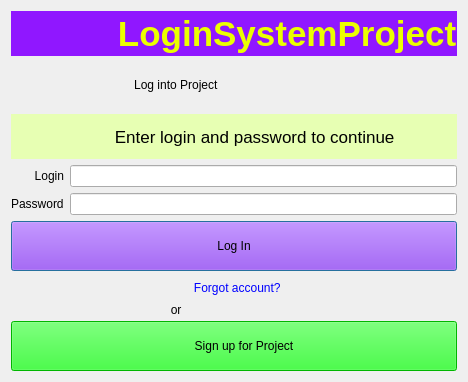
<?xml version="1.0" encoding="UTF-8"?>
<ui version="4.0">
 <class>DialogLoginWindow</class>
 <widget class="QDialog" name="DialogLoginWindow">
  <property name="geometry">
   <rect>
    <x>0</x>
    <y>0</y>
    <width>408</width>
    <height>382</height>
   </rect>
  </property>
  <property name="windowTitle">
   <string>Dialog</string>
  </property>
  <layout class="QVBoxLayout" name="verticalLayout_4">
   <item>
    <widget class="QLabel" name="label_10">
     <property name="font">
      <font>
       <pointsize>26</pointsize>
       <weight>75</weight>
       <bold>true</bold>
      </font>
     </property>
     <property name="styleSheet">
      <string notr="true">background-color: rgb(144, 23, 255);
color: rgb(235, 255, 0);</string>
     </property>
     <property name="text">
      <string>           LoginSystemProject</string>
     </property>
    </widget>
   </item>
   <item>
    <widget class="QLabel" name="label_6">
     <property name="text">
      <string>                                     Log into Project</string>
     </property>
    </widget>
   </item>
   <item>
    <widget class="QLabel" name="info_lb">
     <property name="font">
      <font>
       <pointsize>13</pointsize>
      </font>
     </property>
     <property name="styleSheet">
      <string notr="true">background-color: rgb(190, 255, 0);
background-color: rgb(231, 255, 179);</string>
     </property>
     <property name="text">
      <string>                      Enter login and password to continue</string>
     </property>
    </widget>
   </item>
   <item>
    <layout class="QVBoxLayout" name="verticalLayout_3">
     <item>
      <layout class="QHBoxLayout" name="horizontalLayout_5">
       <item>
        <widget class="QLabel" name="label_8">
         <property name="text">
          <string>       Login</string>
         </property>
         <property name="alignment">
          <set>Qt::AlignRight|Qt::AlignTrailing|Qt::AlignVCenter</set>
         </property>
        </widget>
       </item>
       <item>
        <widget class="QLineEdit" name="login_le_3"/>
       </item>
      </layout>
     </item>
     <item>
      <layout class="QHBoxLayout" name="horizontalLayout_6">
       <item>
        <widget class="QLabel" name="label_9">
         <property name="text">
          <string>Password</string>
         </property>
        </widget>
       </item>
       <item>
        <widget class="QLineEdit" name="pass_le_3"/>
       </item>
      </layout>
     </item>
    </layout>
   </item>
   <item>
    <widget class="QPushButton" name="logIn_btn">
     <property name="minimumSize">
      <size>
       <width>0</width>
       <height>50</height>
      </size>
     </property>
     <property name="styleSheet">
      <string notr="true">background-color: rgb(144, 23, 255);
</string>
     </property>
     <property name="text">
      <string>Log In</string>
     </property>
    </widget>
   </item>
   <item>
    <widget class="QPushButton" name="forgot_btn">
     <property name="styleSheet">
      <string notr="true">color: rgb(0, 0, 255);</string>
     </property>
     <property name="text">
      <string>  Forgot account?</string>
     </property>
     <property name="flat">
      <bool>true</bool>
     </property>
    </widget>
   </item>
   <item>
    <widget class="QLabel" name="label_5">
     <property name="maximumSize">
      <size>
       <width>16777215</width>
       <height>10</height>
      </size>
     </property>
     <property name="text">
      <string>                                                or</string>
     </property>
    </widget>
   </item>
   <item>
    <widget class="QPushButton" name="signUp_btn">
     <property name="minimumSize">
      <size>
       <width>0</width>
       <height>50</height>
      </size>
     </property>
     <property name="styleSheet">
      <string notr="true">background-color: rgb(0, 255, 0);</string>
     </property>
     <property name="text">
      <string>      Sign up for Project</string>
     </property>
    </widget>
   </item>
  </layout>
 </widget>
 <resources/>
 <connections/>
</ui>
